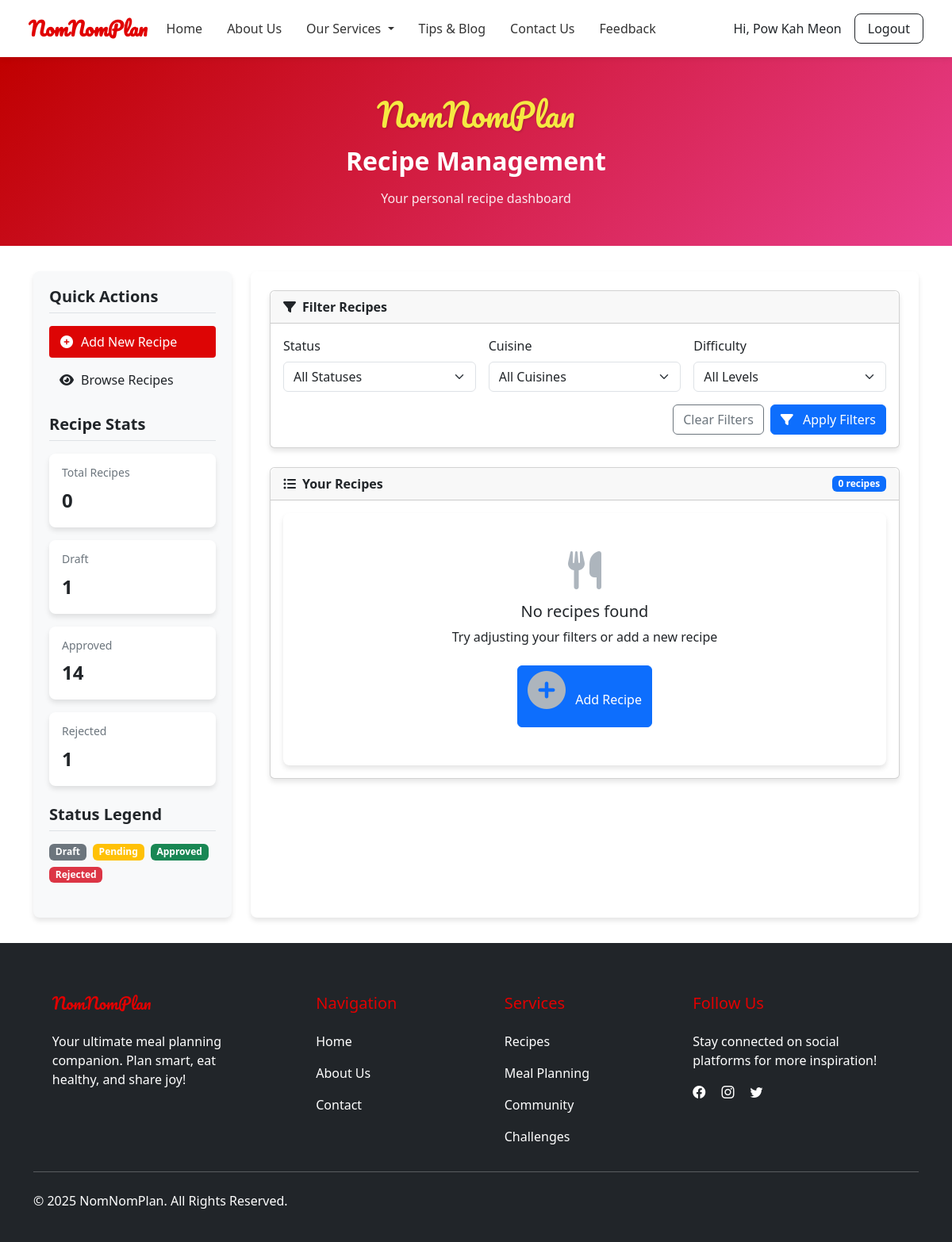
/recipe-modules/recipe-management.php?cuisine=qwddqw (signed in), run on an earlier commit of the app's database.
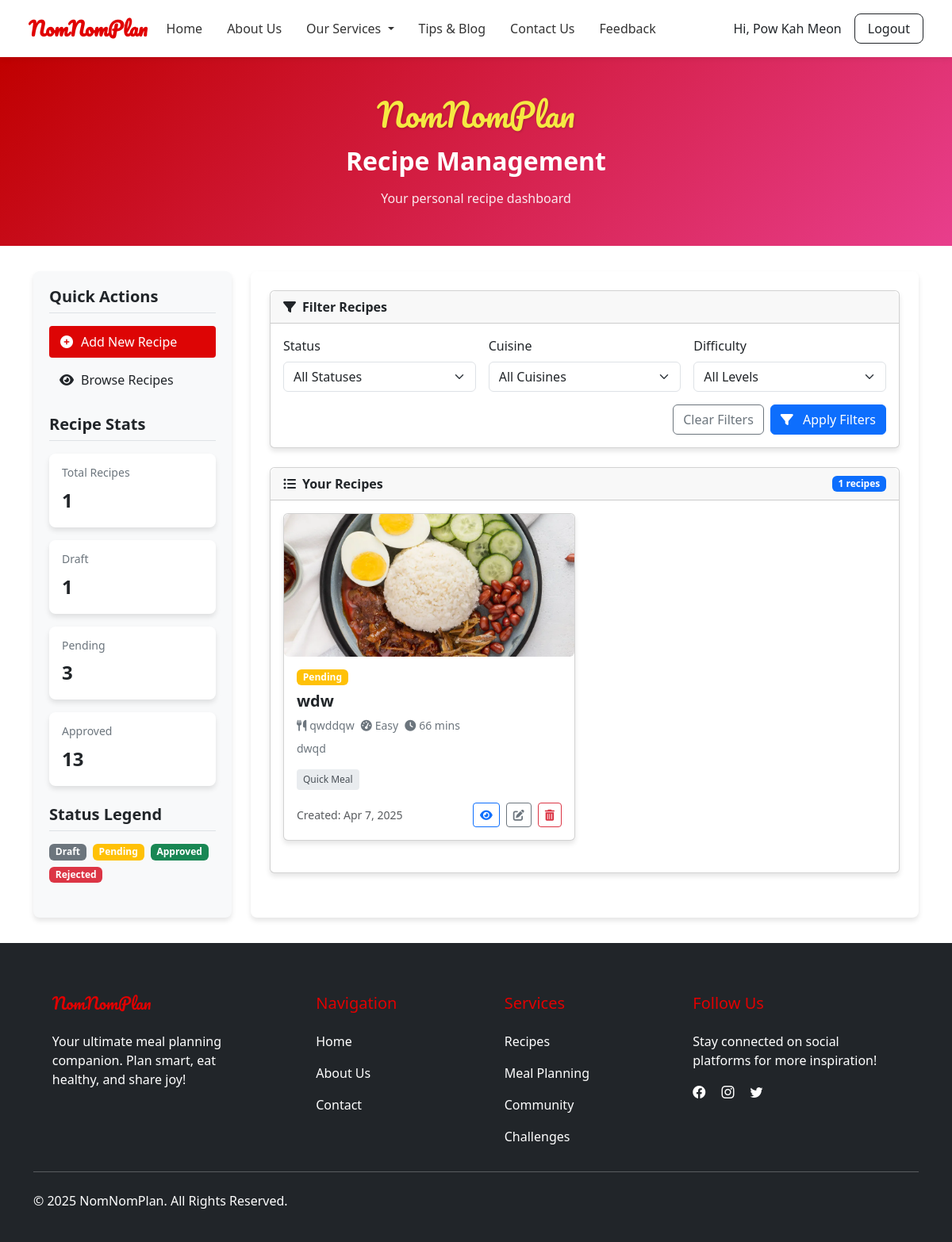
And on a later commit of the database.
### tables this page shows
CREATE TABLE `recipes` (
  `id` int(11) NOT NULL,
  `title` varchar(255) NOT NULL,
  `description` text DEFAULT NULL,
  `ingredients` longtext DEFAULT NULL,
  `steps` longtext DEFAULT NULL,
  `cuisine` varchar(100) DEFAULT NULL,
  `prep_time` int(11) DEFAULT NULL,
  `cook_time` int(11) DEFAULT NULL,
  `total_time` int(11) DEFAULT NULL,
  `difficulty` enum('easy','medium','hard') DEFAULT NULL,
  `nutrition` longtext DEFAULT NULL,
  `status` enum('draft','pending','approved','rejected') DEFAULT 'pending',
  `is_public` tinyint(1) DEFAULT 1,
  `view_count` int(11) DEFAULT 0,
  `created_by` int(11) DEFAULT NULL,
  `created_at` timestamp NOT NULL DEFAULT current_timestamp(),
  `updated_at` timestamp NOT NULL DEFAULT current_timestamp() ON UPDATE current_timestamp(),
  `admin_note` text DEFAULT NULL
);

CREATE TABLE `recipe_images` (
  `id` int(11) NOT NULL,
  `recipe_id` int(11) DEFAULT NULL,
  `image_url` text DEFAULT NULL
);

### recipe-modules/recipe-management.php (the view, shortened to what the changed rows need)
<?php
$loggedIn = isset($_SESSION['user_id']);
?>
<!DOCTYPE html>
<html lang="en">
<head>
  <link href="https://cdn.jsdelivr.net/npm/bootstrap@5.3.2/dist/css/bootstrap.min.css" rel="stylesheet">
  <link rel="stylesheet" href="https://cdnjs.cloudflare.com/ajax/libs/font-awesome/6.4.0/css/all.min.css">
</head>
<body>
<?php include '../navbar.php'; ?>
<div class="hero-section text-center">
  <div class="container">
    <h1 class="logo">NomNomPlan</h1>
    <h2 class="hero-title mt-3">Recipe Management</h2>
  </div>
</div>
<?php if (!$loggedIn): ?>
  <script>
    alert("⚠️ You must log in to access the recipe management page.");
    window.location.href = "../login.php";
  </script>
<?php else: ?>
<?php
require_once '../includes/db.php';
$user_id = $_SESSION['user_id'];
$role = $_SESSION['user_role'] ?? 'user';
$cuisineFilter = $_GET['cuisine'] ?? '';
if ($role === 'admin') {
    $query = "SELECT recipes.*, IFNULL(users.name, 'Unknown') AS username FROM recipes LEFT JOIN users ON recipes.created_by = users.id";
    $whereClauses = [];
    $params = [];
    $types = '';
} else {
    $query = "SELECT recipes.*, users.name AS username FROM recipes LEFT JOIN users ON recipes.created_by = users.id WHERE recipes.created_by = ?";
    $whereClauses = [];
    $params = [$user_id];
    $types = 'i';
}
if (!empty($cuisineFilter)) {
    $whereClauses[] = "cuisine = ?";
    $params[] = $cuisineFilter;
    $types .= 's';
}
if (!empty($whereClauses)) {
    $query .= ($role === 'admin' ? " WHERE " : " AND ") . implode(" AND ", $whereClauses);
}
$stmt = $conn->prepare($query);
if (!empty($params)) {
    $stmt->bind_param($types, ...$params);
}
$stmt->execute();
$result = $stmt->get_result();
$recipes = [];
while ($row = $result->fetch_assoc()) {
    $recipes[] = $row;
}
$stats = [];
if ($role === 'admin') {
    $statsQuery = "SELECT status, COUNT(*) as count FROM recipes GROUP BY status";
    $statsResult = $conn->query($statsQuery);
    while ($stat = $statsResult->fetch_assoc()) {
        $stats[$stat['status']] = $stat['count'];
    }
} else {
    $statsQuery = "SELECT status, COUNT(*) as count FROM recipes WHERE created_by = ? GROUP BY status";
    $statsStmt = $conn->prepare($statsQuery);
    $statsStmt->bind_param("i", $user_id);
    $statsStmt->execute();
    $statsResult = $statsStmt->get_result();
    while ($stat = $statsResult->fetch_assoc()) {
        $stats[$stat['status']] = $stat['count'];
    }
}
?>
<div class="container">
  <div class="management-container">
    <div class="sidebar">
      <div class="sidebar-section">
        <h5>Quick Actions</h5>
        <ul class="sidebar-list">
          <li><a href="add-recipe.php" class="active"><i class="fas fa-plus-circle"></i> Add New Recipe</a></li>
          <li><a href="list-recipes.php"><i class="fas fa-eye"></i> Browse Recipes</a></li>
        </ul>
      </div>
      <div class="sidebar-section">
        <h5>Recipe Stats</h5>
        <div class="stats-card">
          <h6>Total Recipes</h6>
          <div class="count"><?= count($recipes) ?></div>
        </div>
        <?php foreach ($stats as $status => $count): ?>
          <div class="stats-card">
            <h6><?= ucfirst($status) ?></h6>
            <div class="count"><?= $count ?></div>
          </div>
        <?php endforeach; ?>
      </div>
      <div class="sidebar-section">
        <h5>Status Legend</h5>
        <div class="d-flex flex-wrap gap-2">
          <span class="badge status-badge badge-draft">Draft</span>
          <span class="badge status-badge badge-pending">Pending</span>
          <span class="badge status-badge badge-approved">Approved</span>
          <span class="badge status-badge badge-rejected">Rejected</span>
        </div>
      </div>
    </div>
    <div class="main-content">
      <div class="card filter-card">
        <div class="card-header">
          <i class="fas fa-filter me-2"></i>Filter Recipes
        </div>
        <div class="card-body">
          <form method="GET">
            <div class="row g-3">
              <div class="col-md-4">
                <label for="status" class="form-label">Status</label>
                <select name="status" class="form-select">
                  <option value="">All Statuses</option>
                </select>
              </div>
              <div class="col-md-4">
                <label for="cuisine" class="form-label">Cuisine</label>
                <select name="cuisine" class="form-select">
                  <option value="">All Cuisines</option>
                </select>
              </div>
              <div class="col-md-4">
                <label for="difficulty" class="form-label">Difficulty</label>
                <select name="difficulty" class="form-select">
                  <option value="">All Levels</option>
                </select>
              </div>
              <div class="col-12">
                <div class="d-flex justify-content-end gap-2">
                  <a href="?" class="btn btn-outline-secondary">Clear Filters</a>
                  <button type="submit" class="btn btn-primary">
                    <i class="fas fa-filter me-2"></i> Apply Filters
                  </button>
                </div>
              </div>
            </div>
          </form>
        </div>
      </div>
      <div class="card">
        <div class="card-header d-flex justify-content-between align-items-center">
          <span><i class="fas fa-list-ul me-2"></i>Your Recipes</span>
          <span class="badge bg-primary"><?= count($recipes) ?> recipes</span>
        </div>
        <div class="card-body">
          <?php if (empty($recipes)): ?>
            <div class="empty-state">
              <i class="fas fa-utensils"></i>
              <h5>No recipes found</h5>
              <p class="mb-4">Try adjusting your filters or add a new recipe</p>
              <a href="add-recipe.php" class="btn btn-primary">
                <i class="fas fa-plus-circle me-2"></i> Add Recipe
              </a>
            </div>
          <?php else: ?>
            <div class="recipe-grid">
              <?php foreach ($recipes as $i => $row): ?>
                <?php
                  $tagQuery = $conn->prepare("SELECT tags.name FROM tags JOIN recipe_tags ON tags.id = recipe_tags.tag_id WHERE recipe_tags.recipe_id = ?");
                  $tagQuery->bind_param("i", $row['id']);
                  $tagQuery->execute();
                  $tagResult = $tagQuery->get_result();
                  $tags = [];
                  while ($tagRow = $tagResult->fetch_assoc()) {
                      $tags[] = $tagRow['name'];
                  }
                  $thumbQuery = $conn->prepare("SELECT image_url FROM recipe_images WHERE recipe_id = ? LIMIT 1");
                  $thumbQuery->bind_param("i", $row['id']);
                  $thumbQuery->execute();
                  $thumbResult = $thumbQuery->get_result();
                  $thumbData = $thumbResult->fetch_assoc();
                  $thumb = ($thumbResult->num_rows > 0) ? '/meal-planner-app/' . ltrim($thumbData['image_url'], '/') : 'https://via.placeholder.com/400x300';
                  $statusBadgeClass = 'badge-' . $row['status'];
                ?>
                <div class="card recipe-card">
                  <img src="<?= $thumb ?>" class="recipe-img" alt="<?= htmlspecialchars($row['title']) ?>">
                  <div class="card-body">
                    <div class="d-flex justify-content-between align-items-start mb-2">
                      <span class="badge <?= $statusBadgeClass ?>"><?= ucfirst($row['status']) ?></span>
                    </div>
                    <h5 class="recipe-title"><?= htmlspecialchars($row['title']) ?></h5>
                    <div class="recipe-meta">
                      <span class="recipe-meta-item">
                        <i class="fas fa-utensils"></i> <?= htmlspecialchars($row['cuisine']) ?>
                      </span>
                      <span class="recipe-meta-item">
                        <i class="fas fa-tachometer-alt"></i> <?= ucfirst(htmlspecialchars($row['difficulty'])) ?>
                      </span>
                      <span class="recipe-meta-item">
                        <i class="fas fa-clock"></i> <?= $row['prep_time'] + $row['cook_time'] ?> mins
                      </span>
                    </div>
                    <p class="recipe-description"><?= htmlspecialchars($row['description']) ?></p>
                    <?php if (!empty($tags)): ?>
                      <div class="recipe-tags">
                        <?php foreach ($tags as $tag): ?>
                          <span class="recipe-tag"><?= htmlspecialchars($tag) ?></span>
                        <?php endforeach; ?>
                      </div>
                    <?php endif; ?>
                    <div class="d-flex justify-content-between align-items-center">
                      <small class="text-muted">Created: <?= date('M j, Y', strtotime($row['created_at'])) ?></small>
                      <div class="recipe-actions">
                        <a href="view-recipe.php?id=<?= $row['id'] ?>" class="btn btn-sm btn-outline-primary" title="View">
                          <i class="fas fa-eye"></i>
                        </a>
                        <a href="edit-recipe.php?id=<?= $row['id'] ?>" class="btn btn-sm btn-outline-secondary" title="Edit">
                          <i class="fas fa-edit"></i>
                        </a>
                        <a href="delete-recipe.php?id=<?= $row['id'] ?>" class="btn btn-sm btn-outline-danger" title="Delete" onclick="return confirm('Delete this recipe?')">
                          <i class="fas fa-trash-alt"></i>
                        </a>
                      </div>
                    </div>
                  </div>
                </div>
              <?php endforeach; ?>
            </div>
          <?php endif; ?>
        </div>
      </div>
    </div>
  </div>
</div>
<?php endif; ?>
<?php include '../includes/footer.php'; ?>
</body>
</html>

What changed in the data, as far as the page shows it:
added recipes: recipe_images.image_url (picture), status "Pending", title "wdw", cuisine "qwddqw", difficulty "Easy", $row['prep_time'] + $row['cook_time'] "66", description "dwqd", tag "Quick Meal", created_at "Apr 7, 2025"
Also different on the page:
count($recipes): "0" → "1"
new list line: "Pending 3"
new list line: "Approved 13"
list line gone: "Approved 14"
list line gone: "Rejected 1"
text no longer shown: "No recipes found Try adjusting your filters or add a new recipe Add Recipe"
